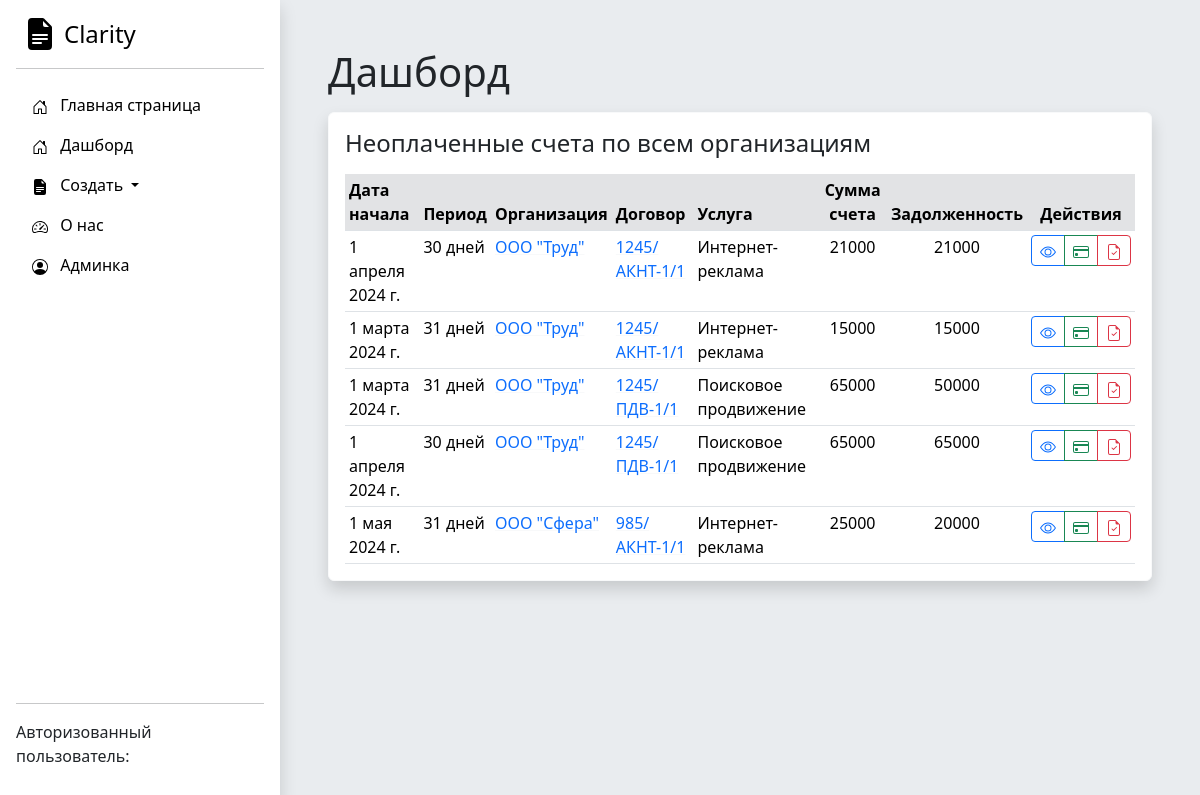
Before: /dashboard/ with the older database file.
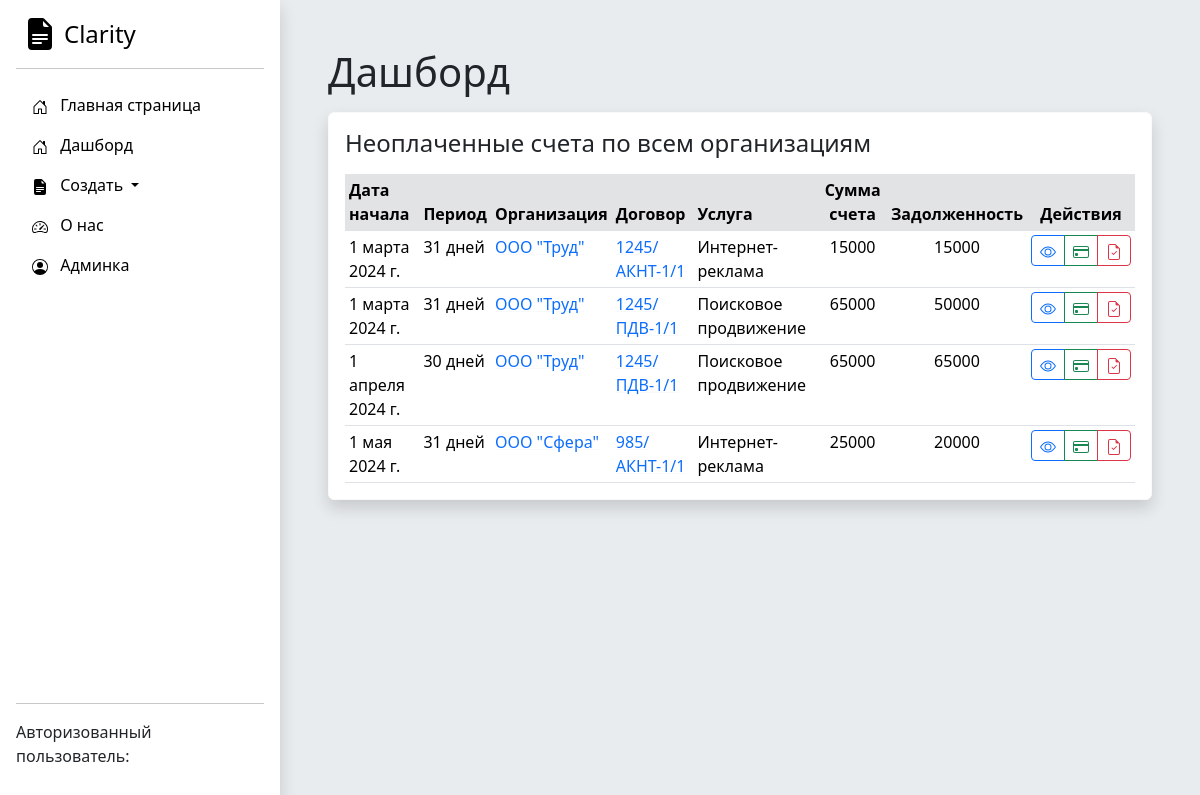
After: the same page with the newer database file.
### Accounting/models.py (models this page shows, shortened)
class Service(models.Model):
    service_name = models.CharField('Название оказываемой услуги для счета и Акта', max_length=250)
    date_start = models.DateField('Дата начала оказания услуги')
    date_end = models.DateField('Дата окончания оказания услуги')
    price = models.IntegerField('Оплата за услугу')
    payment_made = models.IntegerField('Сумма частичной оплаты счета', db_default=0)
    dogovor = models.ForeignKey(Dogovor, on_delete=models.CASCADE)
    full_payment = models.BooleanField('Счет полностью оплачен')
    act_approved = models.BooleanField("Акт подписан")
    class Meta:
        verbose_name = "Услуга (локализованный этап)"
        verbose_name_plural = "Услуги (локализованные этапы)"

class Dogovor(models.Model):
    nomer_dogovora = models.CharField('Номер договора', max_length=250)
    date_of_signing = models.DateField('Дата начала действия договора')
    web_site = models.CharField('Веб сайт', max_length=250)
    contract_completed = models.BooleanField('Активный договор')
    basic_price = models.IntegerField('Цена догвора')
    service_type = models.ForeignKey(Service_type, on_delete=models.DO_NOTHING)
    organization = models.ForeignKey(Organization, on_delete=models.CASCADE)
    class Meta:
        verbose_name = "Договор"
        verbose_name_plural = "Договоры"

class Organization(models.Model):
    full_name = models.CharField('Полное наименование', max_length=250)
    short_name = models.CharField('Краткое наименование', max_length=250)
    inn = models.IntegerField('ИНН')
    kpp = models.IntegerField('КПП')
    ur_adres = models.TextField('Юридический адрес')
    management_full_name = models.CharField('Управляющее лицо', max_length=250)
    management_post = models.CharField('Должность управляющего лица', max_length=250)
    def __str__(self):
        return self.short_name
    class Meta:
        verbose_name = "Юридическое лицо"
        verbose_name_plural = "Юридические лица"

class Service_type(models.Model):
    service_type = models.CharField('Название направления оказываемых услуг', max_length=250)
    regular = models.BooleanField('Регулярная услуга, нужно выставлять ежемесячный счет')
    def __str__(self):
        return self.service_type
    class Meta:
        verbose_name = "Направление услуги"
        verbose_name_plural = "Направления услуг"

### Accounting/views.py (the view)
# urls.py: path('dashboard/', views.dashboard, name='dashboard'),
def dashboard(request):
    organization_list = Organization.objects.all()
    dogovor_list = Dogovor.objects.all()
    service_list = Service.objects.all()
    for el in service_list:
        el.period = (el.date_end - el.date_start).days + 1
    for el in service_list:
        el.debt = el.price - el.payment_made
    content = {
        'organization_list': organization_list,
        'dogovor_list': dogovor_list,
        'service_list': service_list
    }
    return render(request, 'Accounting/dashboard.html', content)

### DAM/templates/Accounting/dashboard.html (shortened to what this page needs)
{% extends 'Accounting/base.html' %}
{% block content %}<h1>Дашборд</h1>
<div class="card border-light shadow p-3 bg-body rounded mt-3">
<h4 class="mb-3">Неоплаченные счета по всем организациям</h4>
<div class="card-body px-0 py-0">
<div class="table-responsive scrollbar">
    <table class="table table-sm fs-10 mb-0 overflow-hidden">
        <thead >
            <tr>
                <th class="bg-secondary-subtle">Дата начала</th>
                <th class="bg-secondary-subtle">Период</th>
                <th class="bg-secondary-subtle">Организация</th>
                <th class="bg-secondary-subtle">Договор</th>
                <th class="bg-secondary-subtle">Услуга</th>
                <th class="bg-secondary-subtle text-center">Сумма счета</th>
                <th class="bg-secondary-subtle text-center">Задолженность</th>
                <th class="bg-secondary-subtle text-center">Действия</th>
            </tr>
        </thead>
        <tbody>
{% for el in service_list %}
{% if el.full_payment is False %}
<tr>
    <td>{{ el.date_start }}</td>
    <td>{{ el.period }} дней</td>
    <td><a class="link-underline-light" href="/organization/{{ el.dogovor.organization.id }}">{{ el.dogovor.organization }}</a> </td>
    <td><a class="link-underline-light" href="/dogovor/{{ el.dogovor.id }}">{{ el.dogovor.nomer_dogovora }}</a> </td>
    <td>{{ el.dogovor.service_type }}</td>
    <td class="text-center">{{ el.price }}</td>
    <td class="text-center">{{ el.debt }}</td>
    <td class="text-center">
        <div class="btn-group" role="group" aria-label="Basic mixed styles example">
          <a role="button" class="btn btn-outline-primary btn-sm" href="{% url 'service-detail' el.pk %}">
          </a>
          <a role="button" class="btn btn-outline-success btn-sm" href="{% url 'service-generate-bill' el.pk %}">
          </a>
          <a role="button" class="btn btn-outline-danger btn-sm" href="{% url 'service-generate-act' el.pk %}">
          </a>
        </div>
    </td>
</tr>
{% endif %}
{% endfor %}
        </tbody>
    </table>
</div>
</div>
{% endblock %}

Changed rows visible on the page:
no longer on this page (row edited): Service: date_start "1 апреля 2024 г.", period "30", dogovor.organization "ООО \"Труд\"", dogovor.nomer_dogovora "1245/АКНТ-1/1", dogovor.service_type "Интернет-реклама", price "21000", debt "21000"
